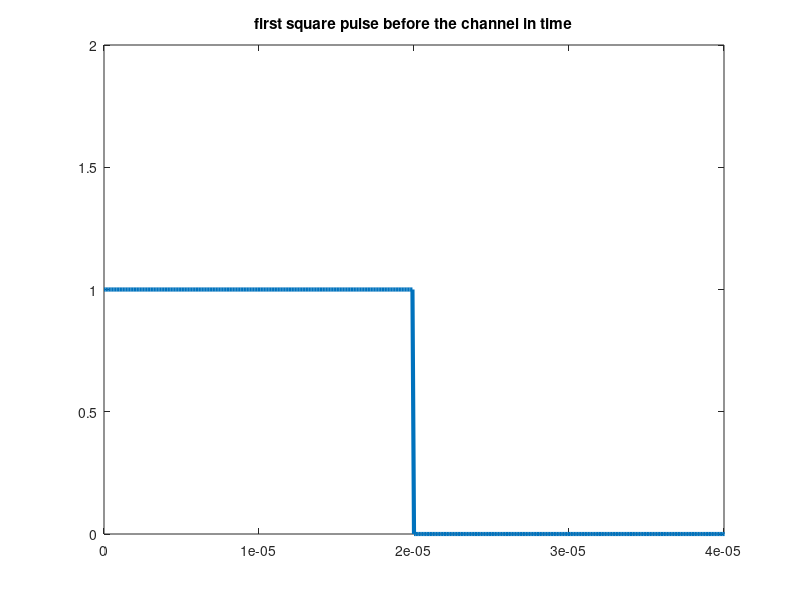
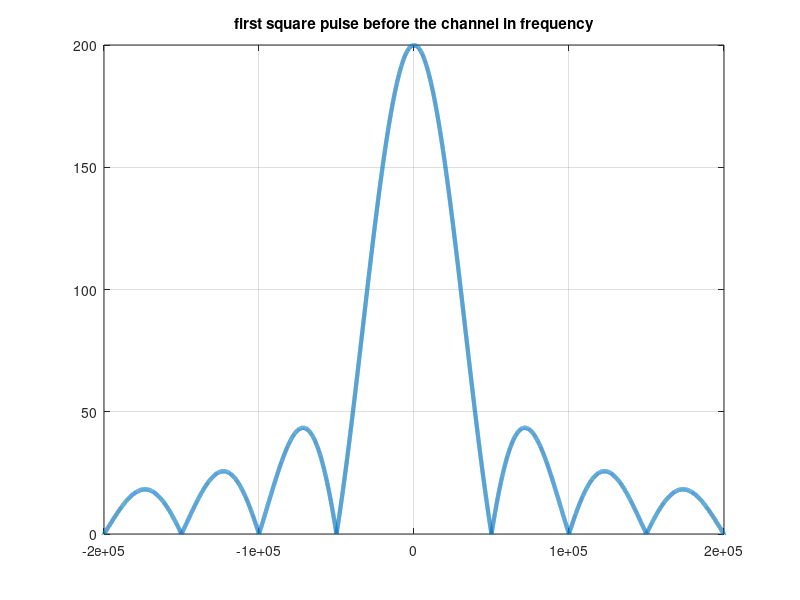
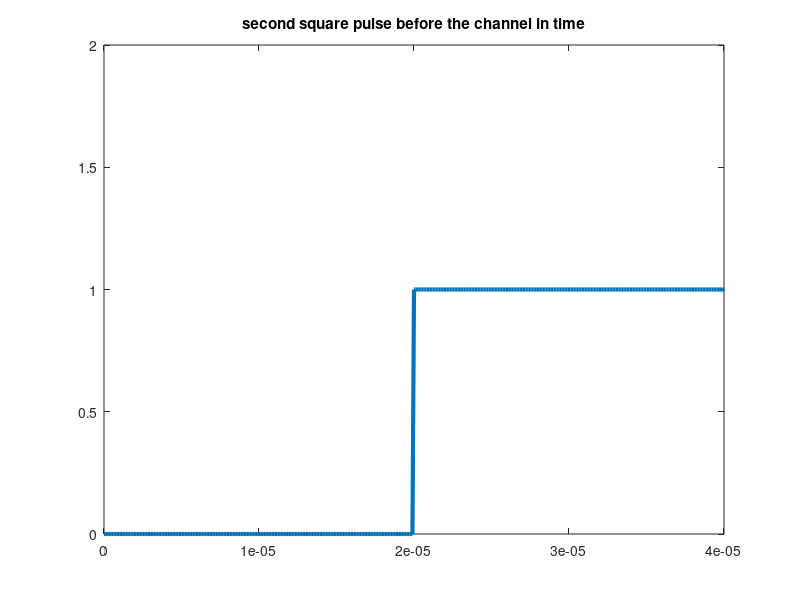
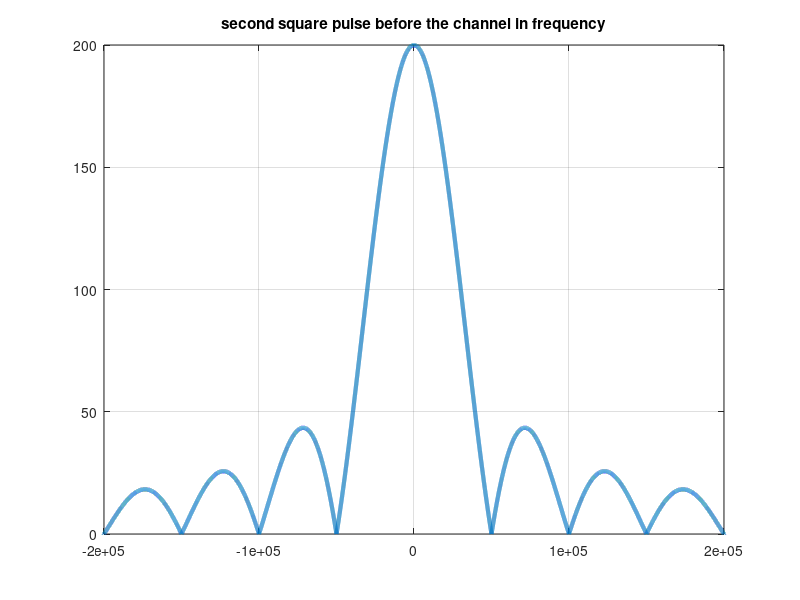

The MATLAB source for these figures, in order: (Note: a time limit stopped this script after it produced the figures.)
clear all;
clc;
%%
%% part-1  Inter-Symbol Interference due to band-limited channels
%%
%%%%%%%%%%%  first square input %%%%%%%%%%%%
N = 1024000-1 ;                 % Total number of samples
fs=10000000;
Ts = 1/fs;
T_Bit=2/100000;
t_axis = (0:N-1)*Ts;  
f_axis = -fs/2:fs/N:fs/2-1/N;
N_sq = round(T_Bit/Ts);
x_first = zeros(1,length(t_axis));
x_first(1:N_sq) = 1;
%x_first(1:N_sq)=ones(1,N_sq);
%x_first(N_sq+1:2*N_sq)=zeros(1,N_sq);
%t_axis=linspace(0,4e-5,N_sq*2);
figure;
plot(t_axis,x_first,'linewidth',3);
xlim([0 2*T_Bit])
ylim([0 2])
title('first square pulse before the channel in time')
%%%%%%%%%%%%%%%%%%%%%%%%%%%%%%%%%%%%%%%%%%%
%%

%%%%%%%%%%%  first square input in freq domine %%%%%%%%%%%%
x_first_freq = fftshift(fft(x_first));
x_fir_freq_abs=abs(x_first_freq)
figure;
plot(f_axis,x_fir_freq_abs,'linewidth',3)
title('first square pulse before the channel in frequency','linewidth',10)
grid on
xlim([-100000 100000]*2)
ylim([0 200])
%%%%%%%%%%%%%%%%%%%%%%%%%%%%%%%%%%%%%%%%%%%%%%
%%

%%%%%%%%%%%  second square input %%%%%%%%%%%%
x_sec = ones(1,length(t_axis));
x_sec(1:N_sq) = 0;
figure;
plot(t_axis,x_sec,'linewidth',3);
xlim([0 2*T_Bit])
ylim([0 2])
title('second square pulse before the channel in time')
%%%%%%%%%%%%%%%%%%%%%%%%%%%%%%%%%%%%%%%%%%%
%%

%%%%%%%%%%%  second square input in freq domine %%%%%%%%%%%%
x_second_freq = fftshift(fft(x_sec));
x_sec_freq_abs=abs(x_second_freq);
figure;
plot(f_axis,x_sec_freq_abs,'linewidth',3)
title('second square pulse before the channel in frequency','linewidth',10)
grid on
xlim([-100000 100000]*2)
ylim([0 200])
%%%%%%%%%%%%%%%%%%%%%%%%%%%%%%%%%%%%%%%%%%%
%%
%%%%%%%%%%%%%%%%%%%%%%%channel%%%%%%%%%%%%%%%%%%%%
L=length(f_axis);
fm=100000;
n=fs/(L-1);                                                                                          
f1=-fs/2:n:-fm;                                 
len1=length(f1);                                  
yz1=zeros(1,len1);                            
f3=fm:n:fs/2;
len3=length(f3);
yz3=zeros(1,len3-1);
f2=-fm:n:fm;
len2=length(f2);
yz2=ones(1,len2);
channel=[yz1 yz2 yz3];
figure;
subplot(2,1,1);                   
plot(f_axis,channel,'linewidth',3);
title('channel','linewidth',10);
xlim([-100000 100000]*2)
ylim([0 2])
%%%%%%%%%%%%%%%%%%%%%%%%%%%%%%%%%%%%%%%%%%%%%%%
%%

%%%%%%%%%%%%%%%%%%%%%%%channel in time %%%%%%%%%%%%%%%%%%%%
channel_time = ifft(ifftshift(channel));
figure;
plot(t_axis,channel_time,'linewidth',3)
title('channel in time','linewidth',10)
xlim([0 2*T_Bit])
%%%%%%%%%%%%%%%%%%%%%%%%%%%%%%%%%%%%%%%%%%%
%%


%%%%%%%%%%%%%%%%%%%%%%%first one  multipling in freq %%%%%%%%%%%%%%%%%%%%
receive_first_freq=channel.*x_first_freq;
figure;
plot(f_axis,abs((receive_first_freq)),'linewidth',3)
title(' first signal after the channel in freq')
xlim([-fm fm]*2)
%%%%%%%%%%%%%%%%%%%%%%%%%%%%%%%%%%%%%%%%%%%
%%

%%%%%%%%%%%%%%%%%%%%%%%first one  in time %%%%%%%%%%%%%%%%%%%%
receive_time = ifft(ifftshift(receive_first_freq));
figure;
plot(t_axis,receive_time,'linewidth',3)
title(' first signal after the channel in time')
xlim([0 2*T_Bit])
%%%%%%%%%%%%%%%%%%%%%%%%%%%%%%%%%%%%%%%%%%%
%%

%%%%%%%%%%%%%%%%%%%%%%%second one  multipling in freq %%%%%%%%%%%%%%%%%%%%
receive_second_freq=channel.*x_second_freq;
figure,
plot(f_axis,abs((receive_second_freq)),'linewidth',3)
title('second signal after the channel in freq')
xlim([-fm fm]*2)
ylim([0 200])
%%%%%%%%%%%%%%%%%%%%%%%%%%%%%%%%%%%%%%%%%%%
%%

%%%%%%%%%%%%%%%%%%%%%%% second one in time %%%%%%%%%%%%%%%%%%%%
receive_time2 = ifft(ifftshift(receive_second_freq));
figure;
plot(t_axis,receive_time2,'linewidth',3)
title(' second signal after the channel in time')
xlim([0 2*T_Bit])
%%%%%%%%%%%%%%%%%%%%%%%%%%%%%%%%%%%%%%%%%%
%%

%%%%%%%%%%%%%%%%%%%%%%% plotting the first and second pulses in time %%%%%%%%%%%%%%%%%%%%
figure;
plot(t_axis,x_first,'b',t_axis,x_sec,'r','linewidth',3)
title(' first and second square pulses in time')
ylim([0 2])
xlim([0 2*T_Bit])
%%%%%%%%%%%%%%%%%%%%%%%%%%%%%%%%%%%%%%%%%%
%%

%%%%%%%%%%%%%%%%%%%%%%% plotting the first and second pulses in time after the channel %%%%%%%%%%%%%%%%%%%%
figure;
plot(t_axis,receive_time,'b',t_axis,receive_time2,'r','linewidth',3)
title(' first and second square pulses  after the channel in time')
ylim([0 2])
xlim([0 2*T_Bit])
%%%%%%%%%%%%%%%%%%%%%%%%%%%%%%%%%%%%%%%%%%
%%


%%%%%%%%%%%%%%%%%%%%%%Raised-Cosine Pulse Shaping%%%%%%%%%%%%%%%%%%%%%%%%%%

%%%%%%%%%%%%%%%%%%%%%%%Raised-Cosine Pulse Shaping in freq %%%%%%%%%%%%%%%%%%%%%%%%
%for beta=0:.5:1
beta = 1;              % The Roll-Off Factor.
raise_cos_freq = zeros(1,N);   
ind = 1;
for i=f_axis
    if (abs(i) > (1-beta)/(2*T_Bit)) && (abs(i) <= (1+beta)/(2*T_Bit))
        raise_cos_freq(ind) = 0.5 * (1+cos((pi*T_Bit/beta)*(abs(i)-((1-beta)/(2*T_Bit)))));
        ind = ind +1;
    elseif (abs(i) <= (1-beta)/(2*T_Bit))
        raise_cos_freq(ind) = 1;
        ind = ind +1;
    else
        raise_cos_freq(ind) = 0;
        ind = ind + 1;
    end
    
end
  figure;
  plot(f_axis,raise_cos_freq,'linewidth',3);
  title('raised cos in freq')
  xlim([-100000 100000])
  %%%%%%%%%%%%%%%%%%%%%%%%%%%%%%%%%%%%%%%%%%%%%%%%%%%%%%%%%%%%    
%%

 %%%%%%%%%%%%%%%%%%%%%%%Raised-Cosine Pulse Shaping in time %%%%%%%%%%%%%%%%%%%%%%%%
  raisedcos_time = ifft(ifftshift(raise_cos_freq));
  figure;
  plot(t_axis,raisedcos_time,'linewidth',3);
  title('raised cos in time')
  xlim([0 5*T_Bit]*2)
 %%%%%%%%%%%%%%%%%%%%%%%%%%%%%%%%%%%%%%%%%%%%%%%%%%%%%%%%%%%%%%%%%
%%
  
 %%%%%%%%%%%%%%%%%%%%%% generating delta for shifiting the signal%%%%%%%%%%%%%%%%%%%%%%%%
  in1 = zeros(1,N);
  in1(1) = 1;
  in2 = zeros(1,N);
  in2(201) = 1;
  figure;
  plot(t_axis,in1,'linewidth',3);
  hold on;
  plot(t_axis,in2,'linewidth',3);
  title('delta in time')
  xlim([0 5*T_Bit])
  ylim([-1.5 1.5])  
  inf1 = fftshift(fft(in1));
  inf2 = fftshift(fft(in2));
  figure;
  plot(f_axis,inf1);
  hold on;
  plot(f_axis,inf2,'linewidth',3);
  title('delta in freq')
  xlim([-100000 100000]*2)
  ylim([-1.5 1.5])  
  %%%%%%%%%%%%%%%%%%%%%%%%%%%%%%%%%%%%%%%%%%%%%%%%%%%%%%%%%%%%%%%%%%%%%%%
%%
  %%%%%%%%%%%%%%%%%%%%%%%%%%%%%%%shifting%%%%%%%%%%%%%%%%%%%%%%%%
  in1_r_freq = 200*raise_cos_freq .* inf1;   
  in2_r_freq = 200*raise_cos_freq .* inf2;
  in1_r1 = ifft(ifftshift(in1_r_freq));
  in2_r2 = ifft(ifftshift(in2_r_freq));
  figure;
  plot(t_axis,in1_r1,'linewidth',3);
  hold on;
  plot(t_axis,in2_r2,'linewidth',3);
  title('input to channel in time')
  xlim([0 5*T_Bit])
  figure;
  plot(f_axis,abs(in1_r_freq),'linewidth',3);
  hold on;
  plot(f_axis,abs(in2_r_freq),'linewidth',3);
  title('input to channel in frq')
  xlim([-100000 100000]*2)
%%%%%%%%%%%%%%%%%%%%%%%%%%%%%%%%%%%%%%%%%%%%%%%%%%%%%%%%%%%%%%%%%
%%
%%%%%%%%%%%%%%%%%%%%%%% passing the channel%%%%%%%%%%%%%%%%%%%%%%
  r1_out_channel = channel .* in1_r_freq;
  r2_out_channel = channel .* in2_r_freq;
  r_1_out_time = ifft(ifftshift(r1_out_channel));
  r_2_out_time = ifft(ifftshift(r2_out_channel));
  figure;
  plot(t_axis,r_1_out_time,'linewidth',3);
  hold on;
  plot(t_axis,r_2_out_time,'linewidth',3);
  title('out of channel in time')
  xlim([0  5*T_Bit])
  ylim([-1.5 1.5])
  figure;
  plot(f_axis,abs(r1_out_channel),'linewidth',3);
  hold on;
  plot(f_axis,abs(r2_out_channel),'linewidth',3);
  title('out of channel in freq')
  xlim([-100000 100000])
  %%%%%%%%%%%%%%%%%%%%%%%%%%%%%%%%%%%%%%%%%%%%%%%%%%%%%%%
%%
  N_bits = 5119;
  random_Bits = randi([0 1],1,N_bits,'int8');
  deltas = zeros(1,N);
  for i=1:N_bits
      deltas(1,((i-1)*N_sq)+1) = random_Bits(1,i);
  end
  figure;
  plot(t_axis,deltas);
  title('random bits generation')
  %xlim([0 T_Bit*N_bits])
  xlim([0 T_Bit*50])
  ylim([-1 1])
%%
  deltas_f = fftshift(fft(deltas));
  %plot(f_axis,deltas_f);
  deltas_r_freq = 200*raise_cos_freq .* deltas_f;   
  deltas_r_time = ifft(ifftshift(deltas_r_freq));
  %figure;
  %plot(t_axis,deltas_r_time,'linewidth',1);
  %title('after pulse shaper in time')
  %hold on;
  %xlim([0 T_Bit*N_bits])
  %xlim([0 T_Bit*5])
  %figure;
  %plot(f_axis,deltas_r_freq,'linewidth',1);
  %title('after pulse shaper in frequency')
  %xlim([-500 500])
  % ylim([0 100000])


%%
  deltas_out_channel_freq = channel .* deltas_r_freq;
  deltas_out_channel_time = ifft(ifftshift(deltas_out_channel_freq));
%  figure;
 % plot(t_axis,deltas_out_channel_time);
  %title('out of deltas channel in time')
  %xlim([0  5*T_Bit])
  %ylim([-1.5 1.5])
 % figure;
 % plot(f_axis,deltas_out_channel_freq);
  %title('out of deltas channel in freq')
  %xlim([-100000 100000])
   %  ylim([0 100000])

%%
  %%%%%%%%%%%%%%%%%%%%%%% threshold %%%%%%%%%%%%%%%%%%%%%%
 
  
  exp_bit = zeros(1,N);
  epsilon = 0.5;
  for i=1:N_bits
      if deltas_out_channel_time(1,((i-1)*N_sq)+1) > epsilon
          exp_bit(1,i) = 1;
      else
          exp_bit(1,i) = 0;
     
      end
  end
%%
  %%%%%%%%%%%%%%%%%%%%%%% compute BER %%%%%%%%%%%%%%%%%%%%%%
  
  e = 0;
  for i=1:N_bits
      if exp_bit(1,i) ~= random_Bits(1,i)
          e = e+1;
      end
  end
  BER = e/N_bits;
  
%%
  %%%%%%%%%%%%%%%%%%%%%%% adding AWGN %%%%%%%%%%%%%%%%%%%%%%
  
  No = 100;
  deltas_r_time_awgn = zeros(size(deltas_r_time));
  AWGN = ((No./2)^.5) *randn(size(deltas_r_time));
  deltas_r_time_awgn = deltas_r_time + AWGN ;
  deltas_r_freq_awgn = fftshift(fft(deltas_r_time_awgn));
  %figure;
  %plot(t_axis,deltas_r_time_awgn);
  %title('after pulse shaper and awgn in time')
  %xlim([0 T_Bit*5])/
  %ylim([-1.5 1.5])
  %hold on;
  %figure;
  %plot(f_axis,deltas_r_freq_awgn);
  %title('after pulse shaper and awgn in frequency')
  %xlim([-100000 100000])
  %  ylim([0 10000])

%%
  %%%%%%%%%%%%%%%%%%%%%%% channel after AWGN %%%%%%%%%%%%%%%%%%%%%%
  
  deltas_out_channel_awgn_freq = channel .* deltas_r_freq_awgn;
  deltas_out_channel_awgn_time = ifft(ifftshift(deltas_out_channel_awgn_freq));
  %figure;
  %plot(t_axis,deltas_out_channel_awgn_time);
  %title('out of deltas + AWGN channel in time')
  %xlim([0  5*T_Bit])
  %ylim([-1.5 1.5])
  %figure;
  %plot(f_axis,deltas_out_channel_awgn_freq);
  %title('out of deltas + AWGN channel in freq')
  %xlim([-100000 100000])
  
%%
  %%%%%%%%%%%%%%%%%%%%%%% threshold with AWGN %%%%%%%%%%%%%%%%%%%%%%
  
  exp_bit_AWGN = zeros(1,N);
  for i=1:N_bits
      if deltas_out_channel_awgn_time(1,((i-1)*N_sq)+1) > 0+epsilon
          exp_bit_AWGN(1,i) = 1;
      else
          exp_bit_AWGN(1,i) = 0;
      end
  end
%%
  %%%%%%%%%%%%%%%%%%%%%%% compute BER with AWGN %%%%%%%%%%%%%%%%%%%%%%
  
  e_AWGN = 0;
  for i=1:N_bits
      if exp_bit_AWGN(1,i) ~= random_Bits(1,i)
          e_AWGN = e_AWGN+1;
      end
  end
  BER = e_AWGN/N_bits;
  disp(BER);
%%
%% part-2 Inter-Symbol Interference due to multi-path channels
%%
%%%%%%%%%%%% generation of Transmitted symbols (BPSK) %%%%%%%%%%%%%
L = 4000;     %No of paths
X_Tx = [];  
X_Tx = randi([0 1],[L 1]);  
A=length(X_Tx);
for i= 1 : A 
    if X_Tx(i) == 0
        X_Tx(i)= -1;
    end
end
%%
%%%%%%%%%%%% generation Matrix of channel coeffients %%%%%%%%%%%%%
coeff=MultipathChannel(L,1);
H= zeros(L,L);
for i =1:L
    for j = i:L
        H(j,i) = coeff(j - i +1);
    end 
end 
V = H * X_Tx ;
Eb_No_db = 0;       % The specified Eb/No value in dB
Energy_per_bit=1;
No=Energy_per_bit/( 10^(Eb_No_db/10) );
noise= randn(size(V))*sqrt(No/2); %generate Noise
Y = (H * X_Tx) + noise ; %getting the received signal Y
%%
%%%%%%%%%%%% Estimation of transmitted signal from Received signal %%%%%%%%%%%%%
Z= inv(H); %Equalize channel effect
X= Z * Y;  
X_Estimated =[]; 
%Decision Maker 
for i=1:A
    if X(i) > 0
        B =1; 
    else
        B=-1;
    end
    X_Estimated =[X_Estimated ; B];   %Estimated_Transmitted_signal
end
%Calculation of BER between transmitted symbols & estimated signal when
%variance = 1
BER = ComputeBER(X_Tx, X_Estimated);
%%
%%%%%%%%%%%% Estimation of BER vs Eb/No %%%%%%%%%%%%%
Eb_No_dB_vector = -15:0;
BER1=zeros(size(Eb_No_dB_vector));

for i= 1:length(Eb_No_dB_vector)
    
No=Energy_per_bit/( 10^(Eb_No_dB_vector(i)/10) );
noise= randn(size(V))*sqrt(No/2);
Y = (H * X_Tx) + noise ;
Z= inv(H);
X= Z * Y;
X_Estimated =[];
for j=1:A
    if X(j) > 0
        B =1; 
    else
        B =-1;
    end
X_Estimated =[X_Estimated ; B];
end
BER1(i) = ComputeBER(X_Tx, X_Estimated);
end
%Plotting BER vs Eb/No
figure
semilogy(Eb_No_dB_vector,BER1,'-xk','linewidth',2)
xlabel('Eb/No','linewidth',2)
ylabel('BER','linewidth',2)
%% part-3 Comparisons of coding techniques
%% Repetition code
%%
%%%%%%%%%%%Generates a sequence of bits %%%%%%%%%%%%%
p=.5;  % Channel parameter (probability of bit flipping)
n_bits=1000;         
bit_seq=randi([0,1],1,n_bits);
c_bits=5000;
r=n_bits/c_bits;
L=1./r;
%%
%%%%%%%%%%%%%%%%%%Generates a sequence of samples%%%%%%%%%%%
sample_seq=[];
for n=1:length(bit_seq)
c=repmat(bit_seq(n),[1,L]);
sample_seq=[sample_seq c];
end
%%
%%%%%%%%%BSC%%%%%%%%%%%%%%%%%
channel_effect = rand(size(sample_seq))<=p;
rec_sample_seq = xor(sample_seq,channel_effect);

%%
rec_bit_seq =[];
for n=1:L:length(rec_sample_seq)
    if (sum(rec_sample_seq(n:n+(L-1)))>(L/2))
    rec_bit_seq=[rec_bit_seq 1];
    else
    rec_bit_seq=[rec_bit_seq 0];
    end
end
%%
%%%%%%%%%%%% Compute  BER %%%%%%%%%%%%%%%
 a= (bit_seq == rec_bit_seq);
      E=0;
      for i=1:length(bit_seq)
         if a(i)==0 
             E=E+1;
         end
      end
BER=E/length(bit_seq);

%%
%%%%%%%%%%%% Effect of bit flipping probability on BER%%
p_vect          = 0:0.1:.5;              
BER_case_3_vec  = zeros(size(p_vect));  

for p_indx = 1:length(p_vect)
    
    channel_effect = rand(size(sample_seq))<=p_vect(p_indx);
    rec_sample_seq = xor(sample_seq,channel_effect);
   
    rec_bit_seq =[];
    for n=1:L:length(rec_sample_seq)
        if (sum(rec_sample_seq(n:n+(L-1)))>(L/2))
           rec_bit_seq=[rec_bit_seq 1];
        else
           rec_bit_seq=[rec_bit_seq 0];
        end
    end
    
     a= (bit_seq == rec_bit_seq);
      E=0;
      for i=1:length(bit_seq)
         if a(i)==0 
             E=E+1;
         end
      end
      
    BER_case_3_vec(p_indx)=E/length(bit_seq);
 
end
%%%


figure
plot(p_vect,BER_case_3_vec,'d-b','linewidth',2); hold on;
xlabel('Values of p','fontsize',10)
ylabel('BER','fontsize',10)
%% Convolutional code
%%

%% Polar codes
%%
%% Reliability sequence (Frozen positions)
Frozen_pos =[0 1 2 4 8 16 32 3 5 64 9 6 17 10 18 128 12 33 65 20 256 34 24 36 7 129 66 512 11 40 68 130 ...
   19 13 48 14 72 257 21 132 35 258 26 513 80 37 25 22 136 260 264 38 514 96 67 41 144 28 69 42 ...
   516 49 74 272 160 520 288 528 192 544 70 44 131 81 50 73 15 320 133 52 23 134 384 76 137 82 56 27 ...
   97 39 259 84 138 145 261 29 43 98 515 88 140 30 146 71 262 265 161 576 45 100 640 51 148 46 75 266 273 517 104 162 ...
   53 193 152 77 164 768 268 274 518 54 83 57 521 112 135 78 289 194 85 276 522 58 168 139 99 86 60 280 89 290 529 524 ...
   196 141 101 147 176 142 530 321 31 200 90 545 292 322 532 263 149 102 105 304 296 163 92 47 267 385 546 324 208 386 150 153 ...
   165 106 55 328 536 577 548 113 154 79 269 108 578 224 166 519 552 195 270 641 523 275 580 291 59 169 560 114 277 156 87 197 ...
   116 170 61 531 525 642 281 278 526 177 293 388 91 584 769 198 172 120 201 336 62 282 143 103 178 294 93 644 202 592 323 392 ...
   297 770 107 180 151 209 284 648 94 204 298 400 608 352 325 533 155 210 305 547 300 109 184 534 537 115 167 225 326 306 772 157 ...
   656 329 110 117 212 171 776 330 226 549 538 387 308 216 416 271 279 158 337 550 672 118 332 579 540 389 173 121 553 199 784 179 ...
   228 338 312 704 390 174 554 581 393 283 122 448 353 561 203 63 340 394 527 582 556 181 295 285 232 124 205 182 643 562 286 585 ...
   299 354 211 401 185 396 344 586 645 593 535 240 206 95 327 564 800 402 356 307 301 417 213 568 832 588 186 646 404 227 896 594 ...
   418 302 649 771 360 539 111 331 214 309 188 449 217 408 609 596 551 650 229 159 420 310 541 773 610 657 333 119 600 339 218 368 ...
   652 230 391 313 450 542 334 233 555 774 175 123 658 612 341 777 220 314 424 395 673 583 355 287 183 234 125 557 660 616 342 316 ...
   241 778 563 345 452 397 403 207 674 558 785 432 357 187 236 664 624 587 780 705 126 242 565 398 346 456 358 405 303 569 244 595 ...
   189 566 676 361 706 589 215 786 647 348 419 406 464 680 801 362 590 409 570 788 597 572 219 311 708 598 601 651 421 792 802 611 ...
   602 410 231 688 653 248 369 190 364 654 659 335 480 315 221 370 613 422 425 451 614 543 235 412 343 372 775 317 222 426 453 237 ...
   559 833 804 712 834 661 808 779 617 604 433 720 816 836 347 897 243 662 454 318 675 618 898 781 376 428 665 736 567 840 625 238 ...
   359 457 399 787 591 678 434 677 349 245 458 666 620 363 127 191 782 407 436 626 571 465 681 246 707 350 599 668 790 460 249 682 ...
   573 411 803 789 709 365 440 628 689 374 423 466 793 250 371 481 574 413 603 366 468 655 900 805 615 684 710 429 794 252 373 605 ...
   848 690 713 632 482 806 427 904 414 223 663 692 835 619 472 455 796 809 714 721 837 716 864 810 606 912 722 696 377 435 817 319 ...
   621 812 484 430 838 667 488 239 378 459 622 627 437 380 818 461 496 669 679 724 841 629 351 467 438 737 251 462 442 441 469 247 ...
   683 842 738 899 670 783 849 820 728 928 791 367 901 630 685 844 633 711 253 691 824 902 686 740 850 375 444 470 483 415 485 905 ...
   795 473 634 744 852 960 865 693 797 906 715 807 474 636 694 254 717 575 913 798 811 379 697 431 607 489 866 723 486 908 718 813 ...
   476 856 839 725 698 914 752 868 819 814 439 929 490 623 671 739 916 463 843 381 497 930 821 726 961 872 492 631 729 700 443 741 ...
   845 920 382 822 851 730 498 880 742 445 471 635 932 687 903 825 500 846 745 826 732 446 962 936 475 853 867 637 907 487 695 746 ...
   828 753 854 857 504 799 255 964 909 719 477 915 638 748 944 869 491 699 754 858 478 968 383 910 815 976 870 917 727 493 873 701 ...
   931 756 860 499 731 823 922 874 918 502 933 743 760 881 494 702 921 501 876 847 992 447 733 827 934 882 937 963 747 505 855 924 ...
   734 829 965 938 884 506 749 945 966 755 859 940 830 911 871 639 888 479 946 750 969 508 861 757 970 919 875 862 758 948 977 923 ...
   972 761 877 952 495 703 935 978 883 762 503 925 878 735 993 885 939 994 980 926 764 941 967 886 831 947 507 889 984 751 942 996 ...
   971 890 509 949 973 1000 892 950 863 759 1008 510 979 953 763 974 954 879 981 982 927 995 765 956 887 985 997 986 943 891 998 766 ...
   511 988 1001 951 1002 893 975 894 1009 955 1004 1010 957 983 958 987 1012 999 1016 767 989 1003 990 1005 959 1011 1013 895 1006 1014 1017 1018 ...
   991 1020 1007 1015 1019 1021 1022 1023]+1;

%% Polar Transformation Encoder
%%
%%%%%%%%%%%%Generates a sequence of bits %%%%%%%%%%%%%
n=4;
N=2^n;    
K=10;
bit_seq=randi([0,1],1,K);
%%
%%%%%%%%%%%%%%%%Generates Input signal %%%%%%%%%%%%%%%
R = Frozen_pos(Frozen_pos<=N); %reliability sequence for N
U=zeros(1,N);
U(R(N-K+1 : end))=bit_seq;
%%
%%%%%%%%%%Generates a Generator Matrix N*N %%%%%%%%%%%
%N=2^M
G2=[1 0 ; 1 1];
G=G2;
for j=1:(n-1) 
   G=kron(G2,G);  %Polar transformation
end
%%
%%%%%%%Encode Input Signal using Polar Transform%%%%%%%
X= U*G;
X_TX=[];
for i=1:length(X)
    if mod(X(i),2) == 0
     X_TX=[X_TX 0];
    else
     X_TX=[X_TX 1];   
    end
end
%% Channel Polarization
%%
%%%%%%%%%%%%BSC channel effect  %%%%%%%%%%%%%
p=.5;  % Channel parameter (probability of bit flipping)
channel_effect = rand(size(X_TX))<=p;
X_RX = xor(X_TX,channel_effect);
